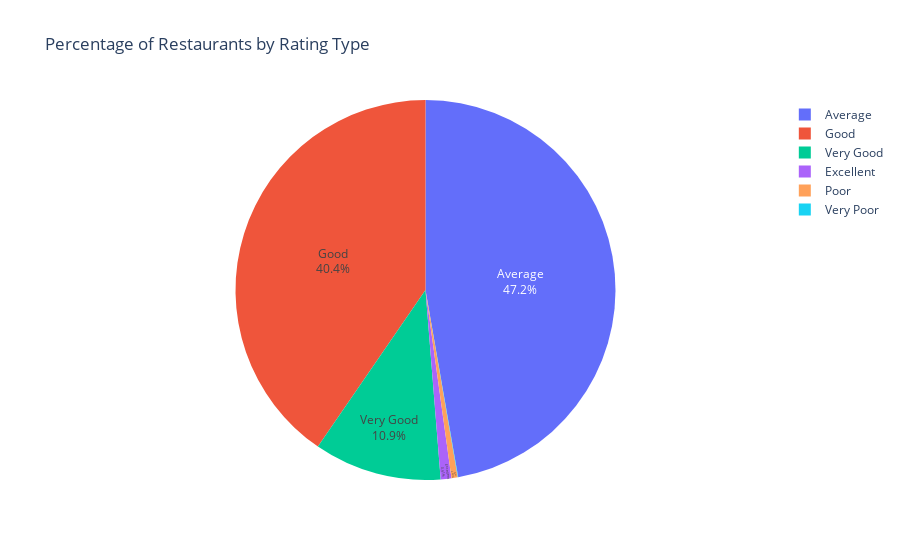

The notebook cell saved with this chart:
### Code cell
fig = px.pie(
    rating_type_df,
    names='RATING TYPE',
    values='COUNT OF RESTAURANTS',
    color='RATING TYPE',
    title='Percentage of Restaurants by Rating Type'
).update_traces(textposition='inside', textinfo='percent+label')

fig.show()

### Figure 1 — Plotly figure (JSON) as saved in the notebook; plotly's stock layout.template omitted (floating-point values rounded to 4 significant figures)
{"data": [{"customdata": [["Average"], ["Good"], ["Very Good"], ["Excellent"], ["Poor"], ["Very Poor"]], "domain": {"x": [0, 1], "y": [0, 1]}, "hovertemplate": "RATING TYPE=%{customdata[0]}<br>COUNT OF RESTAURANTS=%{value}<extra></extra>", "labels": ["Average", "Good", "Very Good", "Excellent", "Poor", "Very Poor"], "legendgroup": "", "marker": {"colors": ["#636efa", "#EF553B", "#00cc96", "#ab63fa", "#FFA15A", "#19d3f3"]}, "name": "", "showlegend": true, "textinfo": "percent+label", "textposition": "inside", "type": "pie", "values": [4983, 4263, 1145, 96, 56, 4]}], "layout": {"legend": {"tracegroupgap": 0}, "title": {"text": "Percentage of Restaurants by Rating Type"}}}
